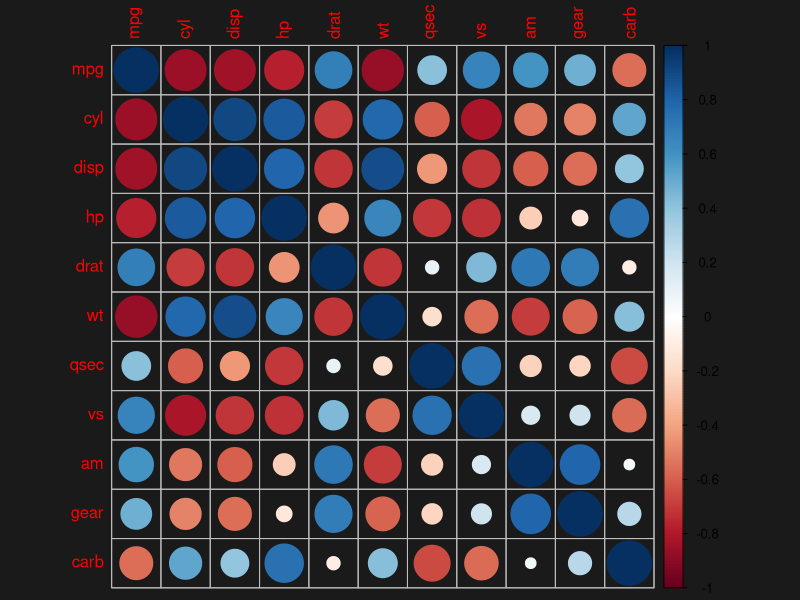
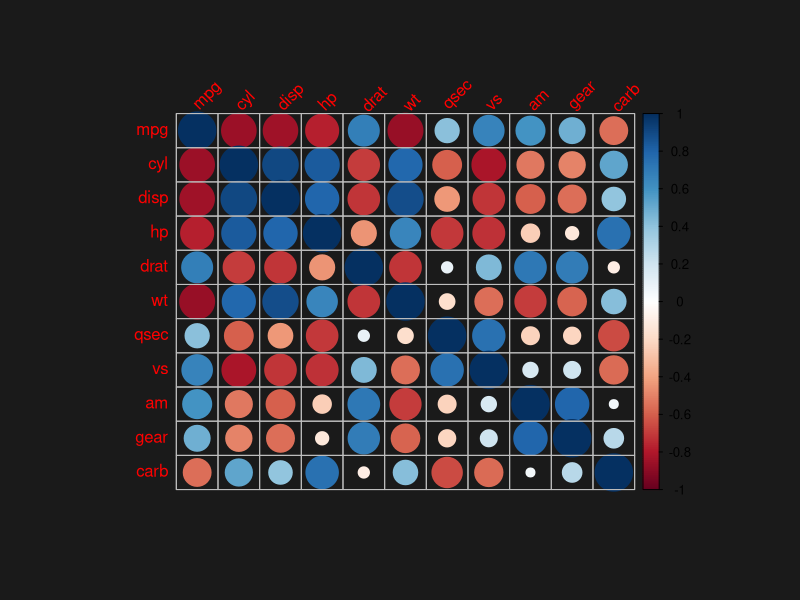

Reproduce these figures in R, in order.
# Copyright (c) Microsoft Corporation.  All rights reserved.

# Third Party Programs. This software enables you to obtain software applications from other sources. 
# Those applications are offered and distributed by third parties under their own license terms.
# Microsoft is not developing, distributing or licensing those applications to you, but instead, 
# as a convenience, enables you to use this software to obtain those applications directly from 
# the application providers.
# By using the software, you acknowledge and agree that you are obtaining the applications directly
# from the third party providers and under separate license terms, and that it is your responsibility to locate, 
# understand and comply with those license terms.
# Microsoft grants you no license rights for third-party software or applications that is obtained using this software.


##PBI_R_VISUAL: VIZGAL_CORRPLOT  Graphical display of a correlation matrix. 
# Computes and visualizes a correlation matrix. Used to investigate the 
# dependency between multiple variables at the same time. It also contains some algorithms 
# to do matrix reordering and grouping of variables.
# INPUT: 
# The input dataset should include at least two numerical non-constant columns  
#
# EXAMPLES:
#  #for R environment
#  dataset<-mtcars #assign dataset
#  source("visGal_corrplot.R") #create graphics
#
# WARNINGS:  
#
# CREATION DATE: 06/01/2016
#
# LAST UPDATE: 07/26/2016
#
# VERSION: 0.0.1
#
# R VERSION TESTED: 3.2.2
# 
# AUTHOR: pbicvsupport@microsoft.com
#
# REFERENCES: https://cran.r-project.org/web/packages/corrplot/vignettes/corrplot-intro.html


#save(list = ls(all.names = TRUE), file='C:/Users/boefraty/projects/PBI/R/tempData.Rda')
#load(file='C:/Users/boefraty/projects/PBI/R/tempData.Rda')

cutStr2Show = function(strText, strCex = 0.8, abbrTo = 100, isH = TRUE, maxChar = 0, partAvailable = 1)
{
  # strText = text to modify 
  # strCex = font size 
  # abbrTo = very long string will be abbreviated to "abbrTo" characters
  # isH = "is horizontal" ?
  # maxChar = text smaller than maxChar is replaced by NULL
  # partAvailable = which portion of window is available for text, in [0,1]
  
  if(is.null(strText))
    return (NULL)
  
  SCL = 0.094*strCex
  pardin = par()$din
  gStand = partAvailable*(isH*pardin[1]+(1-isH)*pardin[2]) /SCL
  
  # if very very long abbreviate
  if(nchar(strText)>abbrTo && nchar(strText)> 1)
    strText = abbreviate(strText, abbrTo)
  
  # if looooooong convert to lo...
  if(nchar(strText)>round(gStand) && nchar(strText)> 1)
    strText = paste(substring(strText,1,floor(gStand)),"...",sep="")
  
  # if shorter than maxChar remove 
  if(gStand<=maxChar)
    strText = NULL
  
  return(strText) 
}


verifyIfToShowCoeff = function(numR, numDigs, coeffCex, partAvailble = 0.75)
{
  myThre = 0.1
  lenPerD = partAvailble*min(par()$din)/(numR*(numDigs+1)*coeffCex)
  return(lenPerD>myThre)
}
verifyIfToShowColorScale = function(numR, partAvailble = 0.05)
{
  myThre = 0.02
  lenPerD = partAvailble*par()$din[1]/(numR)
  return(lenPerD>myThre)
}

getValueNumericMinMaxDefault = function(val,minVal = -Inf,maxVal = Inf,defVal = NA)
{
  if(!is.numeric(val) && !is.na(defVal))
    val = defVal
  
  if(val<minVal)
    val = minVal
  
  if(val>maxVal)
    val = maxVal
  
  return(val)
}



if(!exists("dataset") && exists("Values"))
  dataset = Values

#PBI_EXAMPLE_DATASET for debugging purposes 
if(!exists("dataset"))
{
  require("datasets")
  dataset=data.frame(mtcars) #mpg,cyl,disp,hp,drat,wt,qsec,vs,am,gear,carb
}

############ User Parameters #########

if(exists("settings_corrplot_params_show") && settings_corrplot_params_show == FALSE)
  rm(list= ls(pattern = "settings_corrplot_params_"))
if(exists("settings_labels_params_show") && settings_labels_params_show == FALSE)
  rm(list= ls(pattern = "settings_labels_params_"))
if(exists("settings_coeff_params_show") && settings_coeff_params_show == FALSE)
  rm(list= ls(pattern = "settings_coeff_params_"))
#if(exists("settings_additional_params_show") && settings_additional_params_show == FALSE)
#  rm(list= ls(pattern = "settings_additional_params_"))
  
##PBI_PARAM: Should warnings text be displayed?
#Type:logical, Default:TRUE, Range:NA, PossibleValues:NA, Remarks: NA
showWarnings = FALSE
if(exists("settings_additional_params_showWarnings"))
  showWarnings = settings_additional_params_showWarnings

##PBI_PARAM: visualization method of items inside the table
#Type:string, Default:'circle', Range:NA, PossibleValues:("circle", "square", "ellipse", "number", "shade", "color", "pie"), Remarks: NA
method = 'circle' 
if(exists("settings_corrplot_params_method"))
  method = settings_corrplot_params_method

##PBI_PARAM: layout type, defines if we display full, lower triangular or upper triangular matrix.
#Type:string, Default:'full', Range:NA, PossibleValues:("full", "upper", "lower"), Remarks: If rectangles are added, this option is switched to "full"
type = 'full' 
if(exists("settings_corrplot_params_mytype"))
  type = settings_corrplot_params_mytype

##PBI_PARAM: order of raws is one of  "original","hclust"(hierarchical clustering order), "alphabet", "AOE"(angular order of the eigenvectors), "FPC"( first principal component order)
#Type:string, Default:'original', Range:NA, PossibleValues:("original","hclust","alphabet", "AOE", "FPC"), Remarks: NA
order='original' 
if(exists("settings_corrplot_params_order"))
  order = settings_corrplot_params_order




##PBI_PARAM: number of clusters to be drawn on top of correlation matrix as rectangles 
#if order is "hclust" and type is "full" visual will draw rectangles around the correlation matrix
# addrect can also be integer or NULL (add nothing) or NaN (auto)
#Type:unsigned integer, Default:NaN, Range:NA, PossibleValues:NA, Remarks: If equals NaN, will find number automatically 
addrect= 0 
if(exists("settings_corrplot_params_addrect"))
{
  addrect = as.numeric(settings_corrplot_params_addrect)
  if(is.na(addrect) || addrect>1)
  {
    order='hclust'
    type = 'full'
  }
  
}
###############Library Declarations###############

libraryRequireInstall = function(packageName, ...)
{
  if(!require(packageName, character.only = TRUE)) 
    warning(paste("*** The package: '", packageName, "' was not installed ***",sep=""))
}

libraryRequireInstall("corrplot") 

###############Internal parameters definitions#################
##PBI_PARAM: color of text label
#Type:string, Default:'orange', Range:NA, PossibleValues:("red","black","green", "blue", "gray"), 
#Remarks: see colors() function for full list of built-in color names
tl.col = "red"
if(exists("settings_labels_params_tl_col"))
  tl.col = settings_labels_params_tl_col

##PBI_PARAM: font size of text label
#Type:numeric, Default:0.9, Range:(0,Inf], PossibleValues:NA, 
#Remarks: NA
tl.cex = 1
if(exists("settings_labels_params_textSize"))
  tl.cex = as.numeric(settings_labels_params_textSize)/10

##PBI_PARAM: Color of coefficients added on the graph. If NULL (default), add no coefficients
#Type:string, Default:NULL, Range:NA, PossibleValues:("white","black","green","gray",NULL), 
#Remarks: NA
addCoef.col = NA
if(exists("settings_coeff_params_addCoef_col"))
  addCoef.col = (settings_coeff_params_addCoef_col)

##PBI_PARAM: size of coefficients added on the graph. 
#Type:numeric, Default:0.6, Range:[0,1], PossibleValues:NA, 
#Remarks: NA
number.cex = 0.8
if(exists("settings_coeff_params_textSize"))
  number.cex = as.numeric(settings_coeff_params_textSize)/10


##PBI_PARAM: the number of decimal digits to be added into the plot
#Type:numeric, Default:1, Range:[1,3], PossibleValues:NA, 
#Remarks: NA
number.digits = 1*as.numeric(exists("settings_coeff_params_show"))

## Do not touch ##
#back <- "#1a1a1a"
if(exists("backgroundColorParam_color")) back = backgroundColorParam_color else back = "#1a1a1a"
#back = backgroundColorParam_color


if(exists("settings_coeff_params_number_digits"))
{
  number.digits = as.numeric(settings_coeff_params_number_digits)
  if(is.na(number.digits))
  {
    addCoef.col = NULL
    number.digits = 0
  }
}



if(number.digits == 0)
  addCoef.col = NULL

##PBI_PARAM: the default margin definition of the plot
#Type:vector, Default:c(1.0, 0.75, 0.75, 0.6), Range:NA, PossibleValues:NA, 
#Remarks: NA
defMar = c(0,0,0,0)

MAX_CHAR_TL = 50 # maximum characters for text label
MAX_PART_TL = 0.5 # maximum space for text label
clpos = "r" #location of color scale
###############Internal functions definitions#################

#by default will group variables in log of number of columns clusters
autoDetectAddrect <- function(dataset) { ceiling(log(ncol(dataset))) }

#verify if the column is numeric and non-constant
correctColumn <- function(someColumn) { is.numeric(someColumn) && length(unique(someColumn)) > 1 }


###############Upfront input correctness validations (where possible)#################
pbiWarning <- NULL      

#PBI_COMMENT: verify correctness of dataset
useColumns <- sapply(dataset,correctColumn)
if(showWarnings && sum(useColumns) < ncol(dataset))
  pbiWarning <- "Some columns are not numeric, or constant."

dataset <- as.data.frame(dataset[,useColumns])
nc <- ncol(dataset)
nr <- nrow(dataset)

nnn = names(dataset)
nnn1 = sapply(nnn,cutStr2Show, strCex = tl.cex, abbrTo = MAX_CHAR_TL, isH = (par()$din[1]<par()$din[2]), maxChar = 2, partAvailable = MAX_PART_TL)

names(dataset) = nnn1

#PBI_COMMENT: re-define addrect to avoid errors in input
if(!is.null(addrect))
{
  if((is.na(addrect)||!is.numeric(addrect)||addrect < 0) && !is.null(nc))
    addrect=autoDetectAddrect(dataset)
  
  addrect <- max(1, min(round(addrect), nc))
  if(order == 'hclust' && addrect > 1) #enable adding rectangle by type=full
    type <- 'full'
}

##############Main Visualization script###########
if(!is.null(addCoef.col))
  if(!verifyIfToShowCoeff(nc, number.digits, number.cex, partAvailble = 0.75))
  {
    addCoef.col = NULL
    pbiWarning<-paste(pbiWarning, "Not enough space for coefficients.", sep=" ")
  }
if(!verifyIfToShowColorScale(nc))
  clpos = "n"
#PBI_COMMENT: Create visual
if(nc > 1 && nr > 1){
  #PBI_COMMENT: compute correlation matrix, allow for missing values
  M <- cor(dataset, use="pairwise.complete.obs")
  par(xpd = TRUE )
  
  if(type == "upper")
  {
    defMar = c(0.25, 0.25, 0.25, 0.1) + 0.5
    tl.cex = tl.cex*0.95
    
  }
  filetag <- "corrplot_result.png"
  

  #png(filetag, color="#00FF00")
  par(xpd = TRUE, bg = back)
  corrplot(M, method=method, order=order, type=type, addrect=addrect,
            tl.col = tl.col, tl.cex=tl.cex, 
           number.digits=number.digits, number.cex=number.cex, addCoef.col=addCoef.col, 
           cl.pos =clpos, bg=back)
  usr <- par("usr")
  plot.new()
  par(usr=usr)
  corrplot(M, method=method, order=order, type=type, addrect=addrect,
            tl.col = tl.col, tl.cex=tl.cex, 
           number.digits=number.digits, number.cex=number.cex, addCoef.col=addCoef.col, 
           cl.pos ='r', tl.srt = 45,  bg=back, add=TRUE)
  

}else{ #empty correlation plot
  plot.new()
  pbiWarning<-paste(pbiWarning, "Not enough input dimensions.", sep=" ")
}
#add warning as subtitle
if(showWarnings)
  {
  pbiWarning <- cutStr2Show(pbiWarning,strCex = 0.8, abbrTo = 100, isH = TRUE)
  title(main = NULL, sub = pbiWarning, outer = FALSE, col.sub = "red", cex.sub = 0.5)
}

